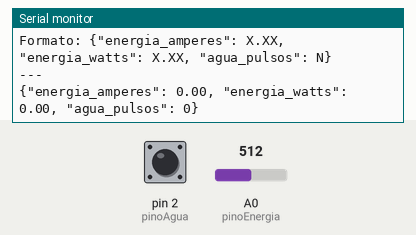
Simulated run of this sketch. Board: Arduino Nano, built with avr-gcc and run on an emulated ATmega328P. On the bench: the last lines printed to the serial monitor. The test bench sets the inputs (shaded band); at power-on: A0 (pinoEnergia) = 512, pin 2 (pinoAgua) HIGH.

Above: at 2.8 s.
2.9 s: A0 (pinoEnergia) set to 716
At 4.3 s:
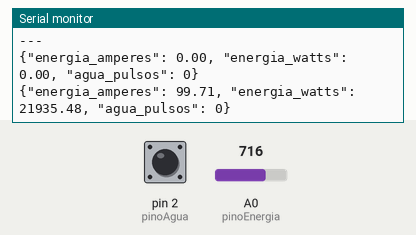
4.4 s: pin 2 (pinoAgua) pulled LOW for 0.15 s
6.0 s: pin 2 (pinoAgua) pulled LOW for 1 s
At 7.3 s:
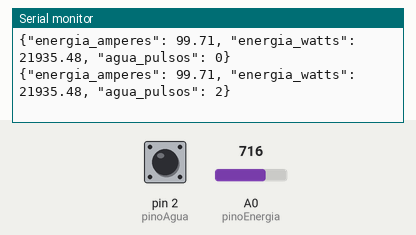
8.5 s: A0 (pinoEnergia) set to 900
At 10.8 s:
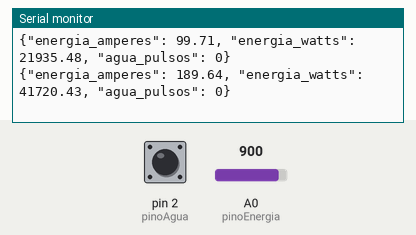
Timing chart, 0 to 11.0 s (numbered marks = the images above; inputs shaded):
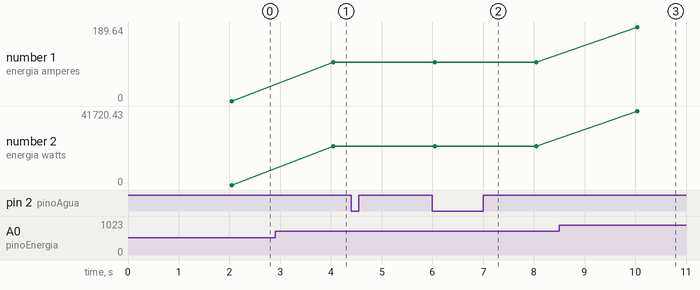

Measured:
- after the input at 2.9 s, the serial monitor: prints a new line after 1.1 s (image 1)
- after the input at 6.0 s, the serial monitor: prints a new line at once (image 2)
- after the input at 8.5 s, the serial monitor: prints a new line after 1.5 s (image 3)
- plotted number 1: 0 → 99.71 after the input at 2.9 s, 99.71 → 189.64 after the input at 8.5 s
- plotted number 2: 0 → 21935.48 after the input at 2.9 s, 21935.48 → 41720.43 after the input at 8.5 s

The sketch:

hub_ioe_nano.ino
```cpp
// ============================================================
//  Hub IoE — Firmware de Validação
//  Hardware: Arduino Nano ATmega328P (Old Bootloader)
//  Adaptado do código ESP32 para validação física na protoboard
//  Serial: 115200 baud — abrir Serial Monitor na Arduino IDE
// ============================================================

// --- PINOS ---
const int pinoEnergia = A0;  // Sinal do sensor de corrente via DC Offset
const int pinoAgua    = 2;   // Sinal do YF-S201 (INT0 — interrupção de hardware)

// --- VARIÁVEIS DO SENSOR DE ÁGUA ---
volatile int contadorPulsos = 0;  // volatile: modificada dentro da interrupção
unsigned long tempoAnterior = 0;

// --- CONSTANTE DO SENSOR DE CORRENTE ---
// Arduino Nano: ADC 10 bits → valores de 0 a 1023
// Valor de repouso sem corrente: ~512 (ponto central do DC Offset em 2,5V)
const int ADC_REPOUSO = 512;
const int ADC_MAX     = 1023;

// Função de interrupção — chamada a cada pulso do YF-S201
// Nota: no Arduino não existe IRAM_ATTR (é específico do ESP32)
void contarPulso() {
  contadorPulsos++;
}

void setup() {
  Serial.begin(115200);

  // Pull-up interno no pino D2 — evita leituras falsas quando o sensor
  // não está girando (sem este pinMode o pino ficaria "flutuando")
  pinMode(pinoAgua, INPUT_PULLUP);

  // Interrupção no pino D2 (INT0 do ATmega328P)
  // FALLING: conta quando o sinal vai de HIGH para LOW (pulso do sensor)
  attachInterrupt(digitalPinToInterrupt(pinoAgua), contarPulso, FALLING);

  Serial.println("Hub IoE - Validacao Arduino Nano iniciada!");
  Serial.println("Formato: {\"energia_amperes\": X.XX, \"energia_watts\": X.XX, \"agua_pulsos\": N}");
  Serial.println("---");
}

void loop() {
  unsigned long tempoAtual = millis();

  // Envia leitura a cada 2 segundos
  if (tempoAtual - tempoAnterior >= 2000) {
    tempoAnterior = tempoAtual;

    // ── 1. LEITURA DA ENERGIA ──────────────────────────────────
    // analogRead(A0) retorna 0-1023
    // O DC Offset coloca o repouso em ~512 — a onda AC oscila em torno disso
    // Para calcular RMS corretamente, amostramos várias vezes e calculamos
    // o desvio em relação ao ponto de repouso

    long somaQuadrados = 0;
    const int NUM_AMOSTRAS = 200;

    for (int i = 0; i < NUM_AMOSTRAS; i++) {
      int leitura = analogRead(pinoAgua == 2 ? A0 : pinoEnergia);
      // Centraliza em torno do offset (512 = metade de 1023)
      int desvio = leitura - ADC_REPOUSO;
      somaQuadrados += (long)desvio * desvio;
      delayMicroseconds(100); // ~100µs entre amostras → ~10kHz de amostragem
    }

    // Calcula valor RMS do desvio (em unidades ADC)
    float rmsADC = sqrt((float)somaQuadrados / NUM_AMOSTRAS);

    // Converte para tensão RMS real (sensor entrega até 1V pico para 100A)
    // ADC_REPOUSO (512 counts) = 2,5V = 0A
    // Cada count = 5V / 1023 ≈ 0,004887V por count
    float tensaoRMS = rmsADC * (5.0 / 1023.0);

    // Sensor 100A/1V → 1V pico = 100A pico → tensão RMS × 100 = corrente RMS
    // (o sensor já entrega tensão proporcional à corrente)
    float correnteRMS = tensaoRMS * 100.0;

    // Potência aparente (assumindo rede 220V — ajuste se for 127V)
    float potenciaWatts = correnteRMS * 220.0;

    // ── 2. LEITURA DA ÁGUA ────────────────────────────────────
    // Desabilita interrupção brevemente para ler/zerar o contador com segurança
    detachInterrupt(digitalPinToInterrupt(pinoAgua));
    int pulsosAtuais = contadorPulsos;
    contadorPulsos = 0;
    attachInterrupt(digitalPinToInterrupt(pinoAgua), contarPulso, FALLING);

    // ── 3. MONTA E ENVIA O JSON ───────────────────────────────
    // Mesmo formato que o backend Spring Boot vai receber via MQTT
    String payload = "{";
    payload += "\"energia_amperes\": " + String(correnteRMS, 2) + ", ";
    payload += "\"energia_watts\": "   + String(potenciaWatts, 2) + ", ";
    payload += "\"agua_pulsos\": "     + String(pulsosAtuais);
    payload += "}";

    Serial.println(payload);
  }
}

// ============================================================
//  NOTAS DE MIGRAÇÃO PARA ESP32 (TTGO LilyGO LoRa32)
//  Quando migrar, alterar:
//    pinoEnergia : A0  → 34
//    pinoAgua    : 2   → 33
//    ADC_REPOUSO : 512 → 2048  (12 bits, 3,3V)
//    ADC_MAX     : 1023 → 4095
//    tensaoRMS   : (5.0 / 1023.0) → (3.3 / 4095.0)
//    Adicionar IRAM_ATTR antes de contarPulso()
//    Adicionar bibliotecas WiFi.h e PubSubClient.h para MQTT
// ============================================================
```
